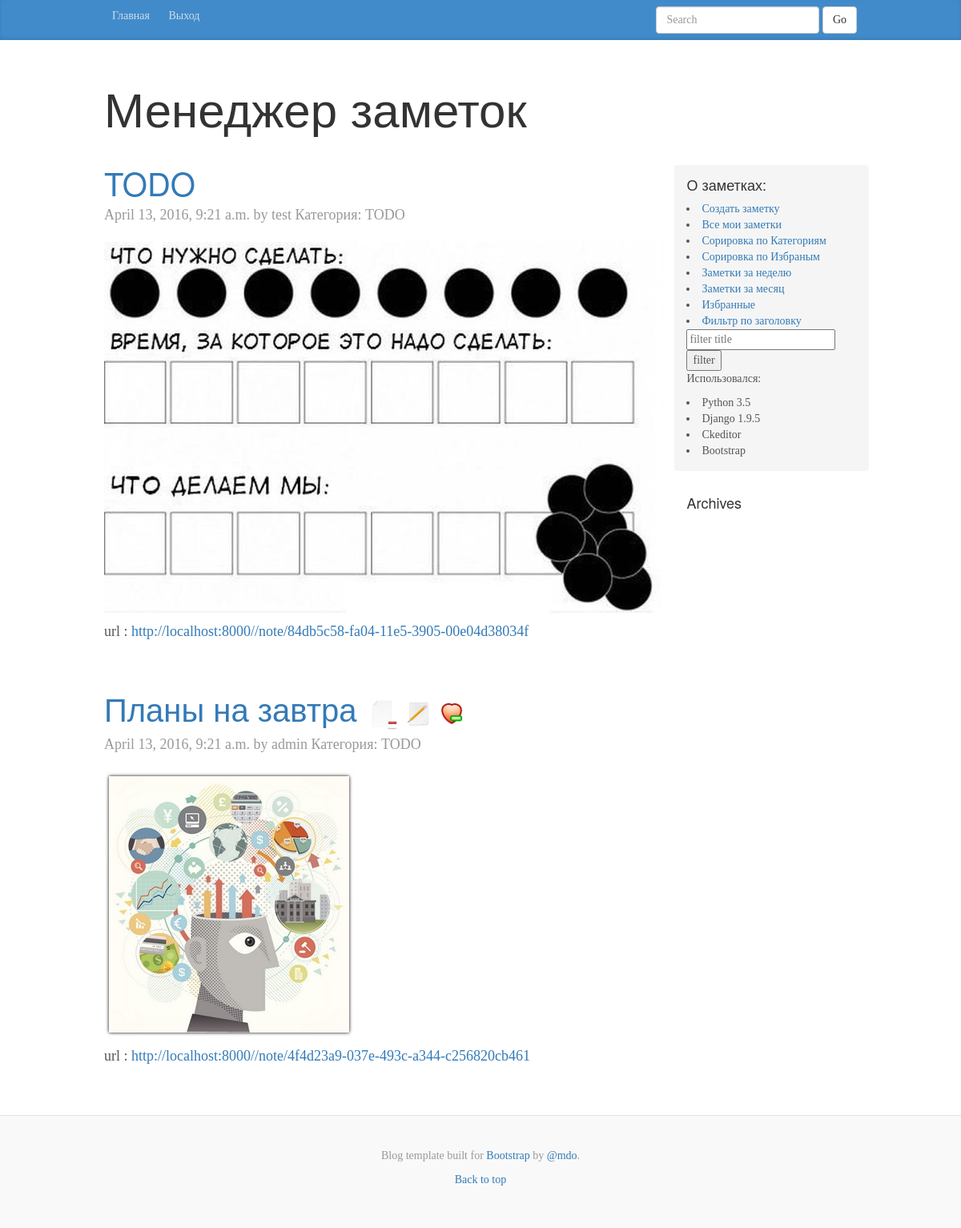
The app's page / (signed in) with its own data.
### notes/models.py (models this page shows, shortened)
class Notes(models.Model):
    class Meta:
        db_table = 'Notes'
        verbose_name_plural = "Заметки"
    id = models.UUIDField(primary_key=True, default=uuid.uuid4, editable=False)
    title = models.CharField(max_length=150)
    text = RichTextField(null=True, blank=True)
    date_added = models.DateTimeField(auto_now_add=True)
    date_modified = models.DateTimeField(auto_now=True)
    author = models.ForeignKey(settings.AUTH_USER_MODEL, default=1)
    favorites = models.BooleanField(default=False)
    category = models.ForeignKey(Category, blank=True,
                                 null=True, related_name='cat')
    publish = models.BooleanField(default=False)

class Category(MPTTModel):
    class Meta():
        db_table = 'Category'
        verbose_name_plural = "Категории"
        verbose_name = "Категория"
        ordering = ('tree_id', 'level')
    name = models.CharField(max_length=150)
    parent = TreeForeignKey('self', null=True, blank=True,
                            related_name='children',
                            verbose_name='parent class')
    def __str__(self):
        return self.name
    class MPTTMeta:
        order_insertion_py = ['name']

### notes/views.py (the view)
# urls.py: url(r'^$', notes.views.notes),
def notes(request, first='-date_modified', second='title'):
    args = {
        'username': auth.get_user(request).username,
        'notes': Notes.objects.filter(publish=True).order_by(first, second)
            .select_related('category', 'author'),
        'category_all': Category.objects.all()
    }
    return render_to_response('notes.html', args)

### notes/templates/notes.html
{% extends 'main.html' %}
{% load staticfiles %}
{% block notes %}
{% for note in notes %}
<div class="blog-post">
    <h2 class="blog-post-title"><a href="{% url 'note' note.id %}"> {{ note.title }}</a>
    {% if username == note.author.username %}
    <a href="/note/{{note.id}}/del/"><img  src="{% static 'img/del.png' %} "  width="40" height="40"/></a>
    <a href="/note/{{note.id}}/edit/"><img src="{% static 'img/edit.png' %} "  width="30" height="30"/></a>
    {% if not note.favorites %}
        <a href="/note/{{note.id}}/addfavorites/"><img src="{% static 'img/favotites.png' %} "  width="30" height="30"/></a>
    {% else %}
        <a href="/note/{{note.id}}/removefavorites/"><img src="{% static 'img/favoritesremove.png' %} "  width="30" height="30"/></a>
    {% endif %}
    {% endif %}
    </h2>
    <p class="blog-post-meta"> {{ note.date_modified }} by {{ note.author.username }}
    Категория: {{note.category}}</p>
    <P> {{note.text | safe}}</P>
    {% if note.publish %}
    <p> url : <a href="{% url 'note' note.id %}">http://localhost:8000/{% url 'note' note.id %}</a></p>
    {% endif %}
</div>
{% endfor %}
{% endblock %}

### static/css/blog.css (style rules this page uses)
body { font-family: Georgia, "Times New Roman", Times, serif; color: #555; }
h1, .h1, h2, .h2, h3, .h3, h4, .h4, h5, .h5, h6, .h6 { margin-top: 0; font-family: "Helvetica Neue", Helvetica, Arial, sans-serif; font-weight: normal; color: #333; }
.blog-post { margin-bottom: 60px; }
.blog-post-title { margin-bottom: 5px; font-size: 40px; }
.blog-post-meta { margin-bottom: 20px; color: #999; }

### records on screen
Notes: title "TODO", date_modified "April 13, 2016, 9:21 a.m.", author.username "test", category "TODO", text (picture), id "/note/84db5c58-fa04-11e5-3905-00e04d38034f"
Notes: title "Планы на завтра", favorites True (drawn), date_modified "April 13, 2016, 9:21 a.m.", author.username "admin", category "TODO", text (picture), id "/note/4f4d23a9-037e-493c-a344-c256820cb461"
